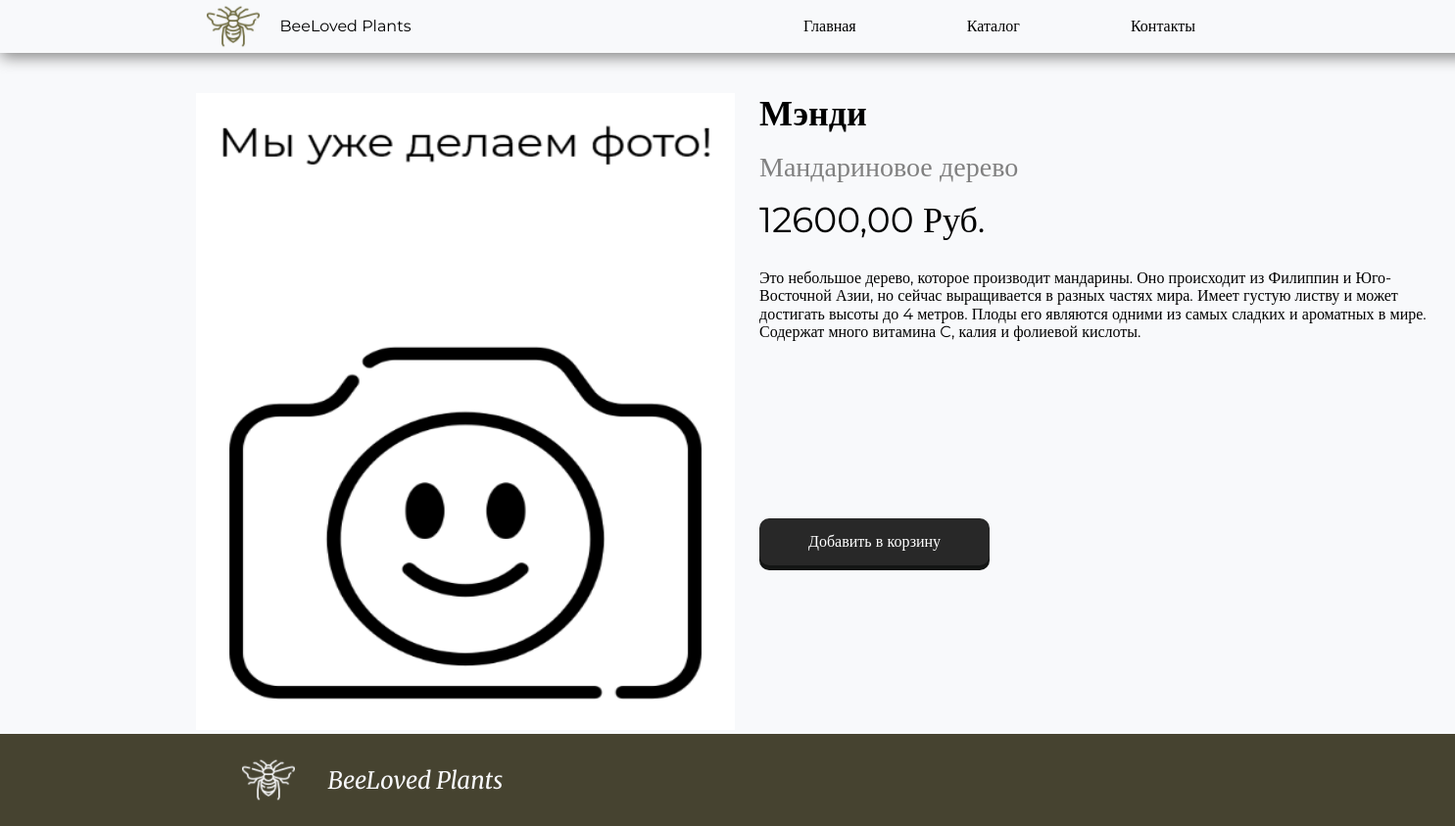
The app's page /catalog/product/mandarinovoe-derevo/ with its own data.
### Catalog/models.py (models this page shows, shortened)
class Product(models.Model):
    category = models.ForeignKey(Category, verbose_name="Категория товара", related_name='products', on_delete=models.CASCADE)
    name = models.CharField(verbose_name="Название товара", max_length=100)
    slug = models.SlugField(verbose_name="Slug", unique=True)
    description = models.TextField(verbose_name="Описание товара", max_length=750)
    plant_name = models.CharField(verbose_name="Имя растения", max_length=30, blank=True)
    plant_category = models.ForeignKey(PlantCategory, verbose_name="Категория растения", related_name='products', on_delete=models.CASCADE, blank=True)
    price = models.DecimalField(verbose_name="Цена товара", max_digits=8, decimal_places=2)
    available = models.BooleanField(verbose_name="Доступно к продаже", default=True)
    main_image = models.ImageField(verbose_name="Главное изображение", upload_to='products/', blank=True)
    class Meta:
        verbose_name = 'Товар'
        verbose_name_plural = 'Товары'

### Catalog/views.py (the view)
# urls.py: path('product/<slug:slug>/', views.product_detail, name='product_detail'),
def product_detail(request, slug):
    product = get_object_or_404(Product, slug=slug, available=True)
    return render(request, 'product_detail.html', {
        'product': product,
    })

### Catalog/templates/product_detail.html (shortened to what this page needs)
{% extends 'index.html' %}
{% block content %}
<div class="product-detail-wrapper">
  <div class="product-detail">
    {% if product.main_image %}
    <div class="product-detail-image">
      <img src="{{ product.main_image.url }}">
    </div>
    {% else %}
    <div class="product-detail-image">
      <img src="/static/src/none-img.png">
    </div>
    {% endif %}
    <div class="product-detail-info">
      <div class="product-detail-main-info">
        {% if product.plant_name %}
          <div class="product-detail-plant-name">
            {{ product.plant_name }}
          </div>
        {% endif %}
        <div class="product-detail-product-name">
          {{ product.name }}
        </div>
        <div class="product-detail-price">
          {{ product.price }} Руб.
        </div>
      </div>
      <div class="product-description">
        {{ product.description }}
      </div>
      <form action="{% url 'Cart:cart_add' product.id %}" method="post" id="add-to-cart-form">
        <button type="submit" class="form-btn">Добавить в корзину</button>
        <div class="response" id="message">
        </div>
        <div class="response">
        </div>
      </form>
  </div>
    </div>
</div>
{% endblock %}

### static/normilize.css (style rules this page uses)
html { line-height: 1.15; -webkit-text-size-adjust: 100%; }
body { margin: 0; }
img { border-style: none; }
button, input, optgroup, select, textarea { font-family: inherit; font-size: 100%; line-height: 1.15; margin: 0; }
button, input { overflow: visible; }
button, select { text-transform: none; }
button, [type="button"], [type="reset"], [type="submit"] { -webkit-appearance: button; }

### static/style.css (style rules this page uses)
html, body { font-family: "Montserrat"; background-color: #F8F9FB; display: flex; flex-direction: column; min-height: 100vh; }
.product-detail-wrapper { display: flex; flex-direction: row; padding-top: 25px; }
.product-detail { display: flex; flex-direction: row; }
.product-detail img { width: 550px; height: 650px; }
.product-detail-info { display: flex; flex-direction: column; padding-left: 25px; height: 650px; }
.product-detail-main-info { display: flex; flex-direction: column; justify-content: space-between; font-size: 36px; height: 150px; }
.product-detail-product-name { color: gray; font-size: 28px; }
.product-detail-plant-name { font-weight: 700; }
.product-description { width: 700px; padding-top: 30px; }
#add-to-cart-form { padding-top: 180px; }
.form-btn { border: none; border-radius: 10px; text-decoration: none; color: white; padding: 15px 50px; background: #282828; box-shadow: 0 5px 0 #131514; }
.response { padding-top: 20px; color: gray; }

### records on screen
Product: plant_name "Мэнди", name "Мандариновое дерево", price "12600,00", description "Это небольшое дерево, которое производит мандарины. Оно происходит из Филиппин и Юго-Восточной Азии, но сейчас выращивается в разных частях мира. Имеет густую листву и может достигать высоты до 4 метров. Плоды его являются одними из самых сладких и ароматных в мире. Содержат много витамина C, калия и фолиевой кислоты."
